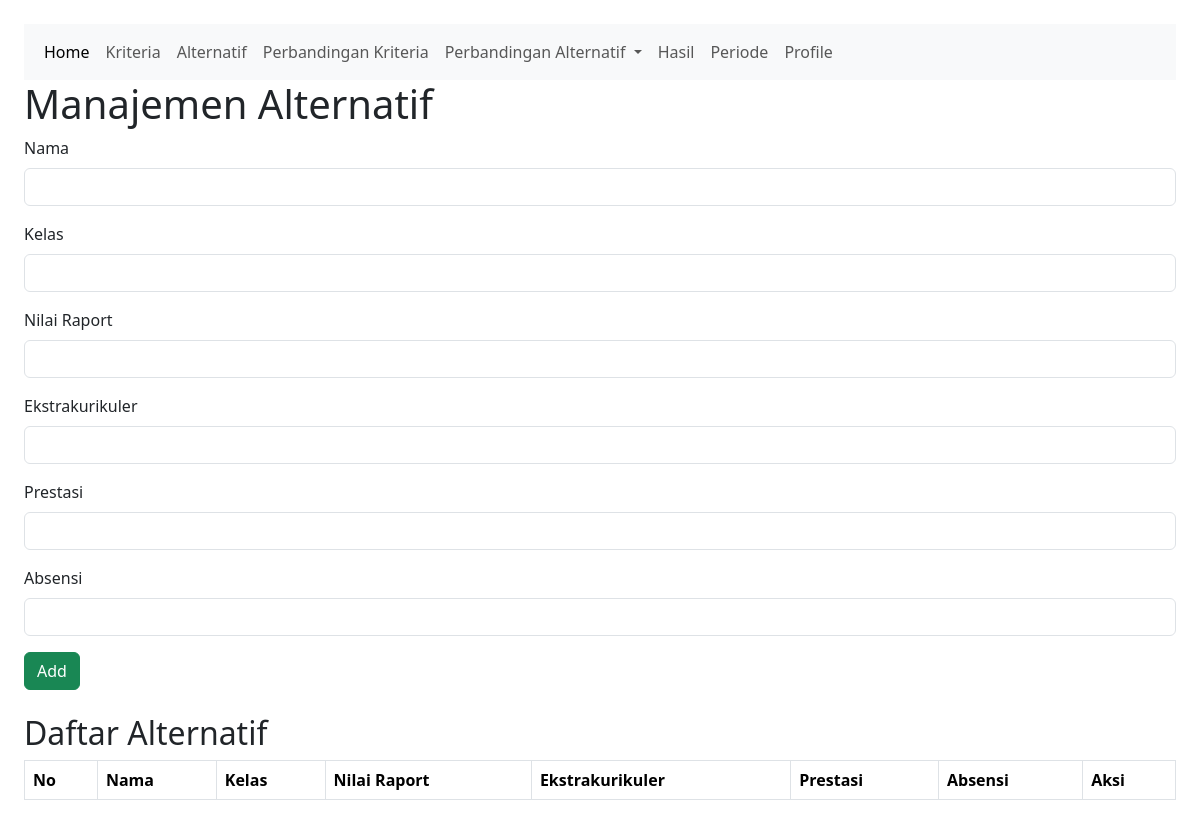
The app's page /alternatif/alternatif.php, older data.
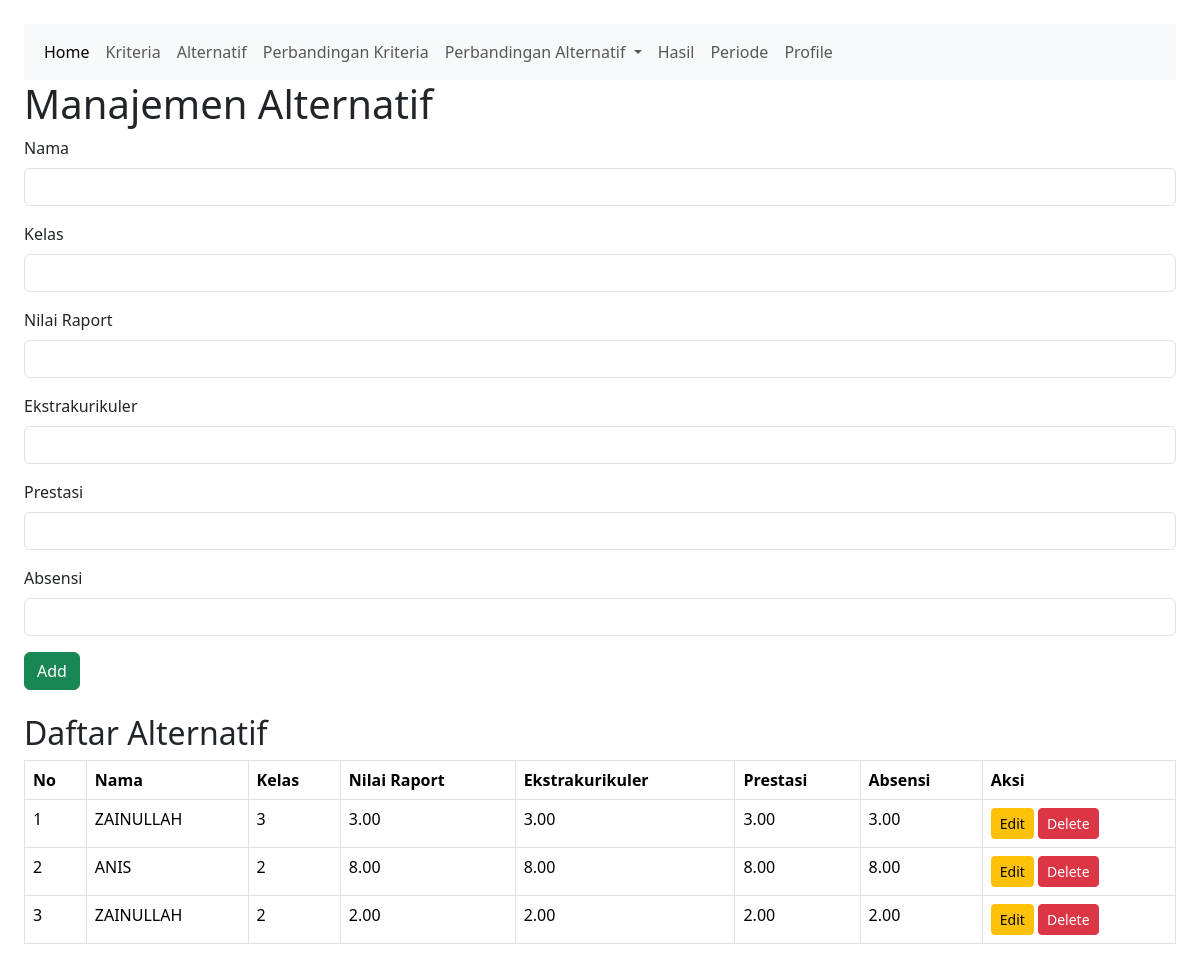
The same page, newer data.
### tables this page shows
CREATE TABLE `alternatif` (
  `id_alternatif` int(11) NOT NULL,
  `nama` varchar(255) DEFAULT NULL,
  `kelas` int(11) DEFAULT NULL,
  `nilai_raport` decimal(5,2) DEFAULT NULL,
  `extrakurikuler` decimal(5,2) DEFAULT NULL,
  `prestasi` decimal(5,2) DEFAULT NULL,
  `absensi` decimal(5,2) DEFAULT NULL
);

### alternatif/alternatif.php (the view, shortened to what this page needs)
<?php
include '../navbar.php';
include '../config.php';
$sql = "SELECT * FROM alternatif";
$result = $conn->query($sql);
?>
<!DOCTYPE html>
<html lang="en">
<head>
    <link href="https://cdn.jsdelivr.net/npm/bootstrap@5.3.3/dist/css/bootstrap.min.css" rel="stylesheet">
</head>
<body class="p-4">
    <h1>Manajemen Alternatif</h1>
    <form action="alternatif.php" method="post">
        <div class="mb-3">
            <label for="nama" class="form-label">Nama</label>
            <input type="text" name="nama" id="nama" class="form-control" value="<?= isset($alternatif) ? $alternatif['nama'] : '' ?>" required>
        </div>
        <div class="mb-3">
            <label for="kelas" class="form-label">Kelas</label>
            <input type="text" name="kelas" id="kelas" class="form-control" value="<?= isset($alternatif) ? $alternatif['kelas'] : '' ?>" required>
        </div>
        <div class="mb-3">
            <label for="nilai_raport" class="form-label">Nilai Raport</label>
            <input type="number" name="nilai_raport" id="nilai_raport" class="form-control" value="<?= isset($alternatif) ? $alternatif['nilai_raport'] : '' ?>" required>
        </div>
        <div class="mb-3">
            <label for="extrakurikuler" class="form-label">Ekstrakurikuler</label>
            <input type="number" name="extrakurikuler" id="extrakurikuler" class="form-control" value="<?= isset($alternatif) ? $alternatif['extrakurikuler'] : '' ?>" required>
        </div>
        <div class="mb-3">
            <label for="prestasi" class="form-label">Prestasi</label>
            <input type="number" name="prestasi" id="prestasi" class="form-control" value="<?= isset($alternatif) ? $alternatif['prestasi'] : '' ?>" required>
        </div>
        <div class="mb-3">
            <label for="absensi" class="form-label">Absensi</label>
            <input type="number" name="absensi" id="absensi" class="form-control" value="<?= isset($alternatif) ? $alternatif['absensi'] : '' ?>" required>
        </div>
        <?php if (isset($alternatif)): ?>
            <button type="submit" name="edit_alternatif" class="btn btn-primary">Update</button>
            <a href="alternatif.php" class="btn btn-secondary">Cancel</a>
        <?php else: ?>
            <button type="submit" name="add_alternatif" class="btn btn-success">Add</button>
        <?php endif; ?>
    </form>
    <h2 class="mt-4">Daftar Alternatif</h2>
    <table class="table table-bordered">
        <thead>
            <tr>
                <th>No</th>
                <th>Nama</th>
                <th>Kelas</th>
                <th>Nilai Raport</th>
                <th>Ekstrakurikuler</th>
                <th>Prestasi</th>
                <th>Absensi</th>
                <th>Aksi</th>
            </tr>
        </thead>
        <tbody>
            <?php
            $no = 1;
            while ($row = $result->fetch_assoc()): ?>
                <tr>
                    <td><?= $no++ ?></td>
                    <td><?= $row['nama'] ?></td>
                    <td><?= $row['kelas'] ?></td>
                    <td><?= $row['nilai_raport'] ?></td>
                    <td><?= $row['extrakurikuler'] ?></td>
                    <td><?= $row['prestasi'] ?></td>
                    <td><?= $row['absensi'] ?></td>
                    <td>
                        <a href="alternatif.php?edit=<?= $row['id_alternatif'] ?>" class="btn btn-warning btn-sm">Edit</a>
                        <a href="alternatif.php?delete=<?= $row['id_alternatif'] ?>" class="btn btn-danger btn-sm">Delete</a>
                    </td>
                </tr>
            <?php endwhile; ?>
        </tbody>
    </table>
</body>
</html>

Row changes from the older to the newer data that the page shows:
added alternatif: nama "ZAINULLAH", kelas "3", nilai_raport "3.00", extrakurikuler "3.00", prestasi "3.00", absensi "3.00"
added alternatif: nama "ANIS", kelas "2", nilai_raport "8.00", extrakurikuler "8.00", prestasi "8.00", absensi "8.00"
added alternatif: nama "ZAINULLAH", kelas "2", nilai_raport "2.00", extrakurikuler "2.00", prestasi "2.00", absensi "2.00"
